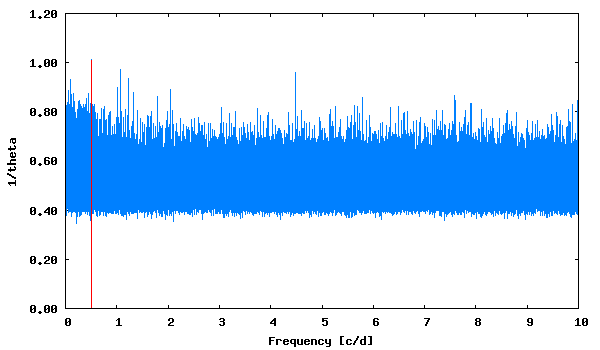

Recreate this plot in gnuplot.
set term png size 600,350 medium
set colors classic
set output "phase_lc_1.lk.png"
set xlabel "Frequency [c/d]"
set ylabel "1/theta"
set format y "%5.2f"
plot [] "lk.periodogram" using 1:2 with lines linecolor 3 title "", "<echo '0.501694  1.01'" with impulses linecolor 1 title ""
 
